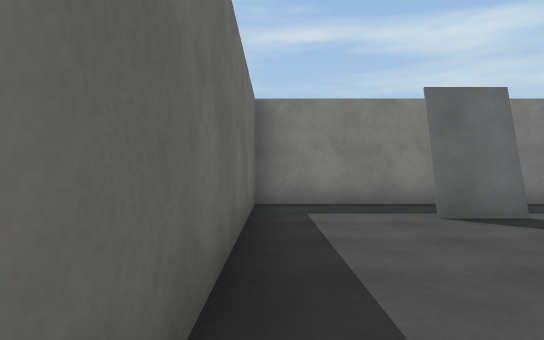
view 1 (above)

16 first-person views from a walk through a 3-D level made in the Unity game engine. The camera is 1.2 m above the floor, looks level and sees 75° across. The floor is counted in squares, 2 m on a side. Each view is taken from the middle of a square. On the plan, view 1 faces up. The plan holds only what a view shows up to about 10 squares ahead; the rest is blank. The place goes on beyond the plan. The player is left out. Surface patterns are stand-ins for the level's own textures.

view 2
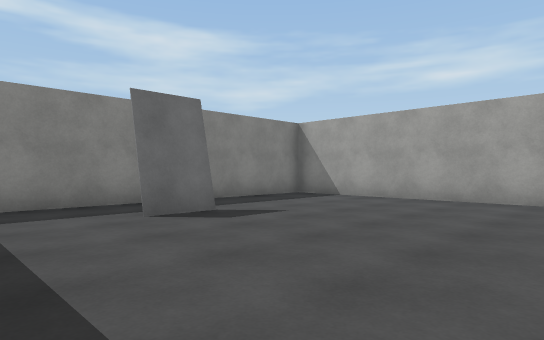

view 3
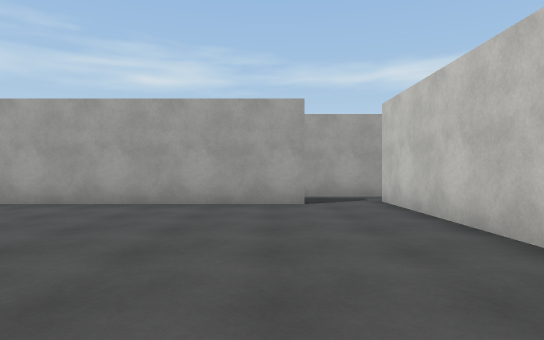

view 4
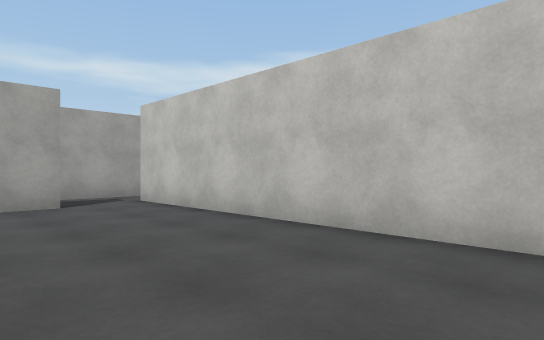

view 5
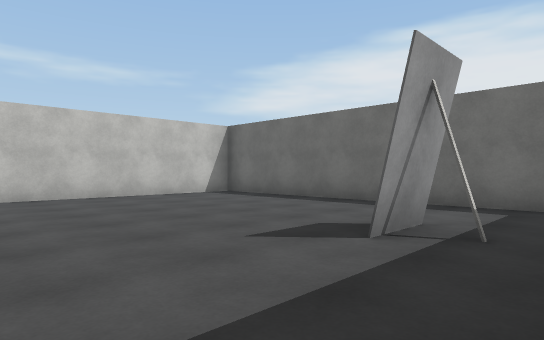

view 6
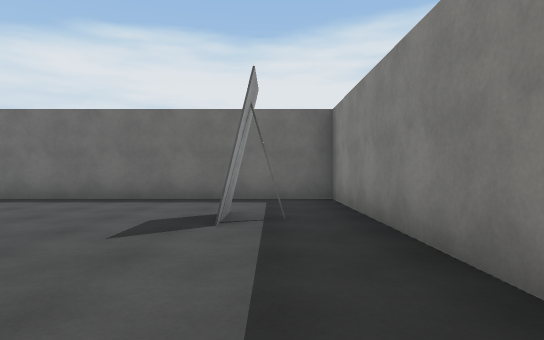

view 7
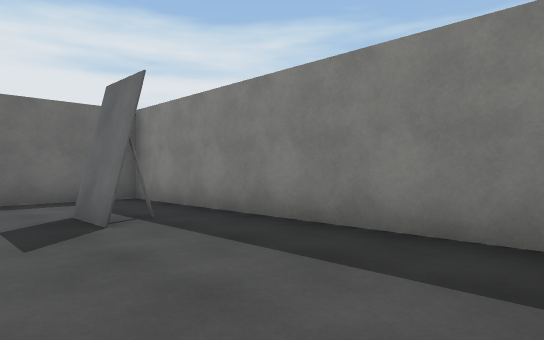

view 8
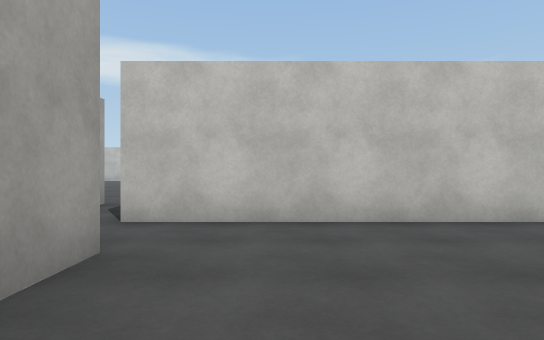

view 9
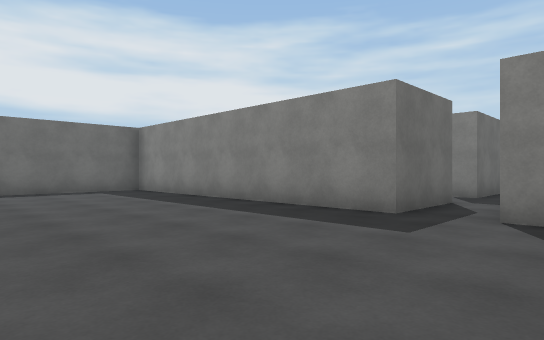

view 10
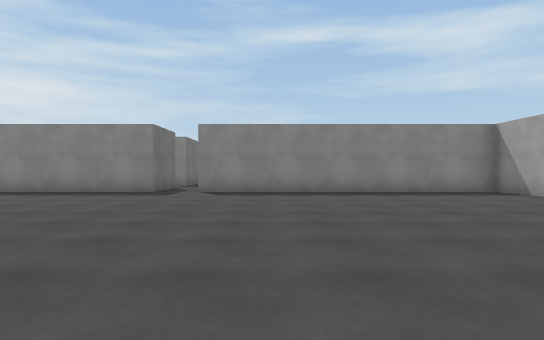

view 11
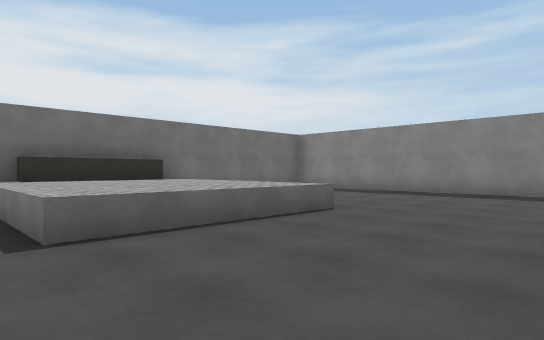

view 12
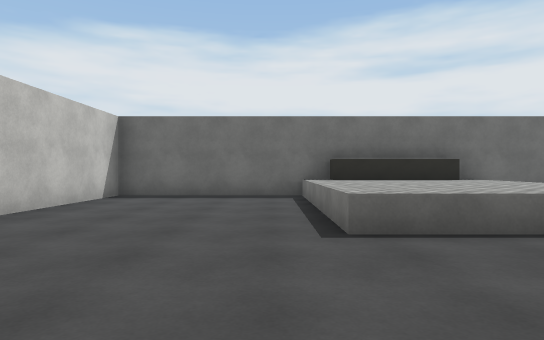

view 13
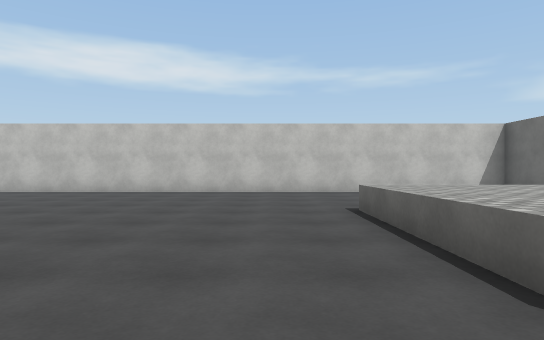

view 14
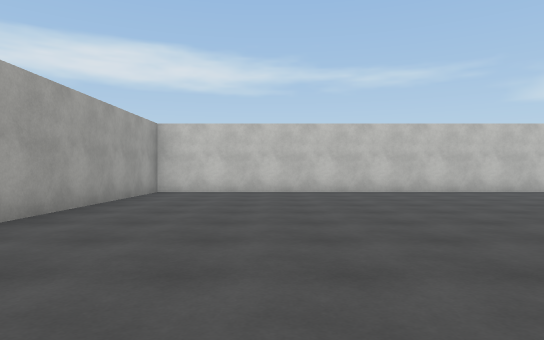

view 15
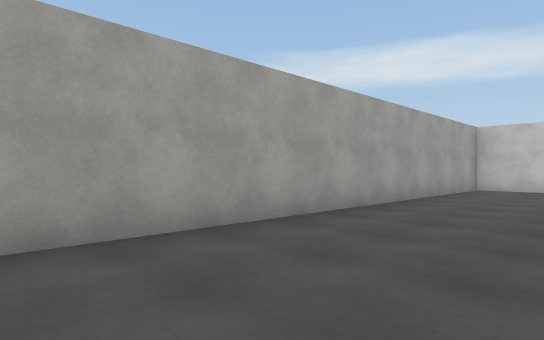

view 16
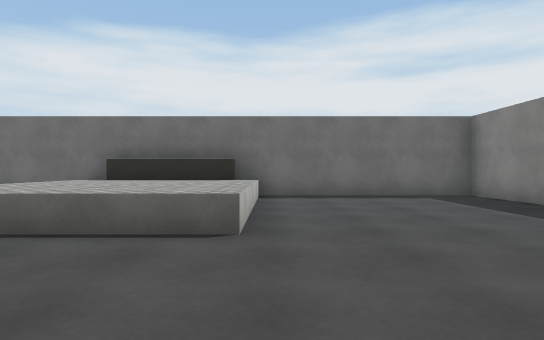

### Floor plan
Key: @ floor where view 1 was taken; # wall or solid block; . floor; = window, fence, low wall or low ledge; ^ raised ledge.
Columns run from 1 left of view 1 to 17 right of it. Each row starts with its distance up from view 1.
  7 ##########
  6 #........#
  5 #...#....#
  4 #..==....#
  3 #........#
  2 #........#
  1 #........#
  0 #@.......##
 -1 #.........#
 -2 #########.#
 -3        ##.#
 -4 #########.#########
 -5 #.................#
 -6 #.................#
 -7 #.................#
 -8 #.................#
 -9 #.................#
-10  ^^^^^............#
-11  ^^^^^............#
-12  ^^^^^............#
-13  ^^^^^............#
-14 #.................#
-15 #.................#
-16 #.................#
-17 #.................#
-18 ###################

Where each view was taken, in squares from view 1:
view 1: 0 up, 0 right, facing up
view 2: 0 up, 0 right, facing up-right
view 3: 0 up, 1 right, facing right
view 4: 1 up, 1 right, facing down-right
view 5: 6 up, 6 right, facing down-left
view 6: 5 up, 7 right, facing left
view 7: 3 up, 7 right, facing up-left
view 8: 2 up, 6 right, facing down
view 9: 9 down, 10 right, facing up-left
view 10: 14 down, 11 right, facing up
view 11: 14 down, 8 right, facing up-left
view 12: 14 down, 8 right, facing left
view 13: 8 down, 6 right, facing down
view 14: 8 down, 14 right, facing down
view 15: 6 down, 14 right, facing down-right
view 16: 9 down, 8 right, facing left
